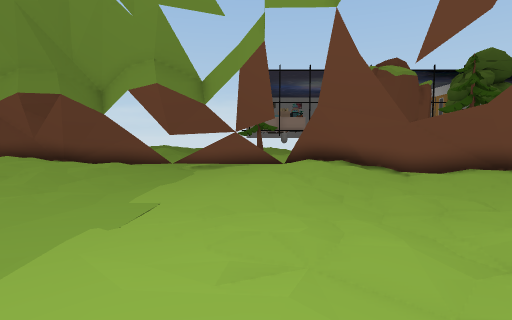
[1] (above)

16 first-person views from a walk through a 3-D level made in the Unity game engine. The camera is 1.2 m above the floor, tilts 4° down and sees 80° across. The floor is counted in squares, 1 m on a side. Each view is taken from the middle of a square. On the plan, view 1 faces up. The plan holds only what a view shows up to about 13 squares ahead; the rest is blank. The place goes on beyond the plan. Some surface patterns are stand-ins.

[2]
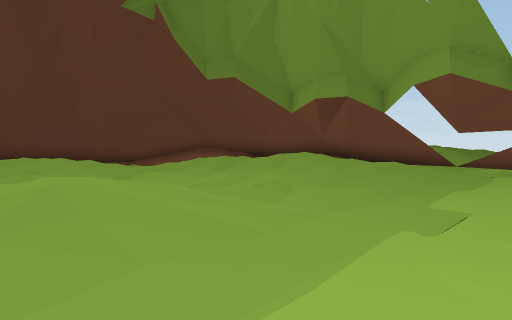

[3]
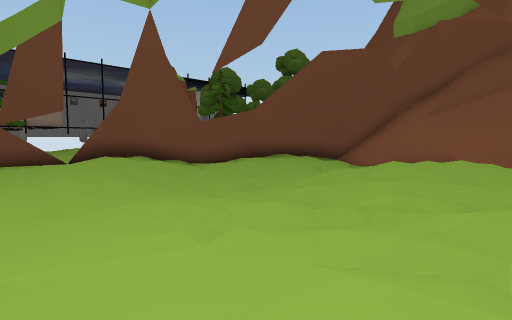

[4]
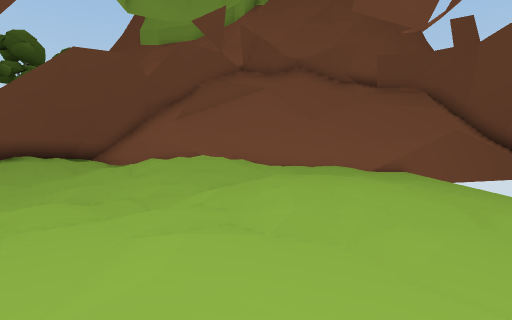

[5]
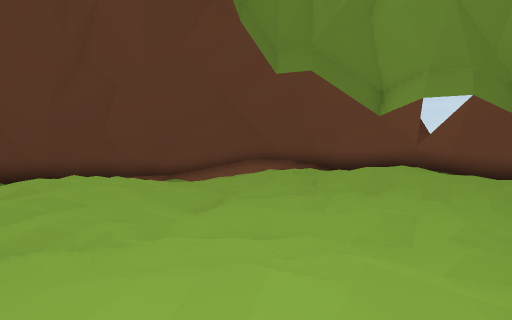

[6]
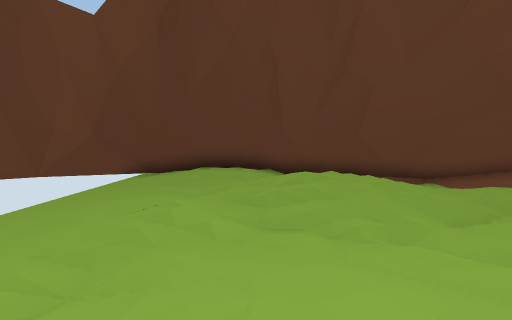

[7]
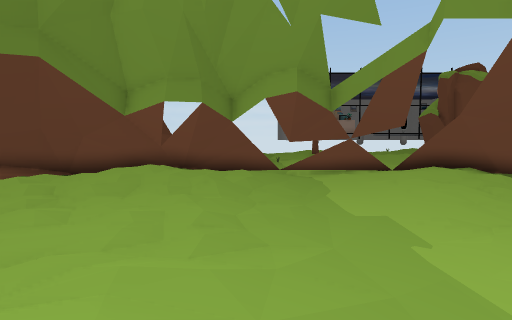

[8]
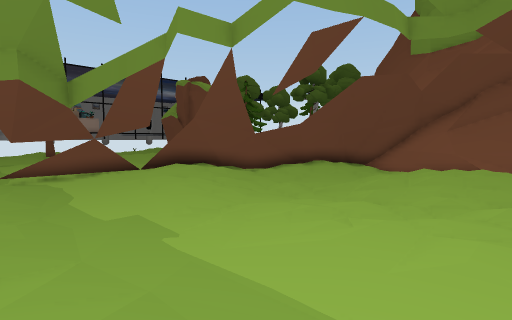

[9]
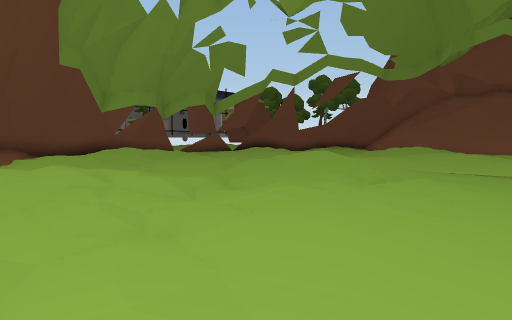

[10]
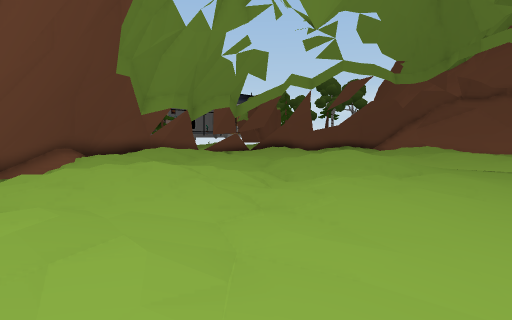

[11]
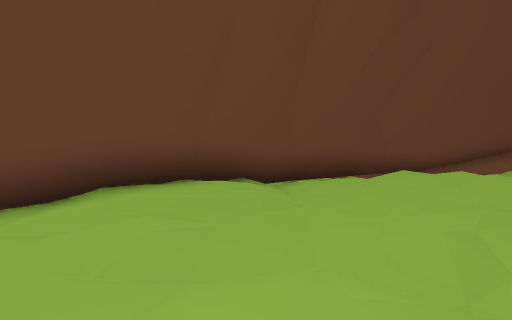

[12]
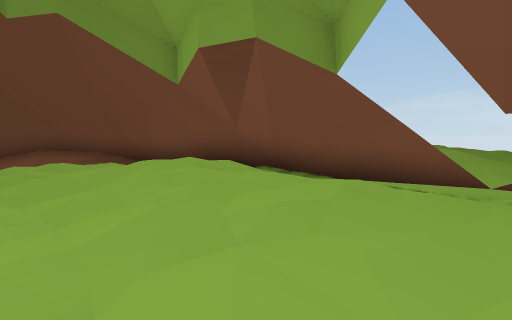

[13]
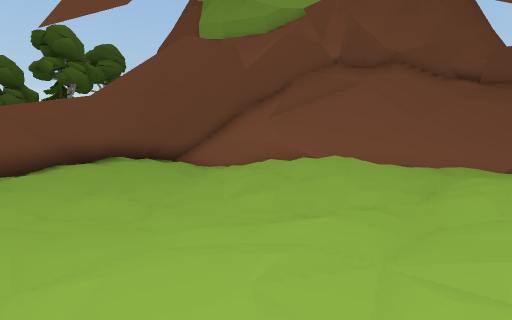

[14]
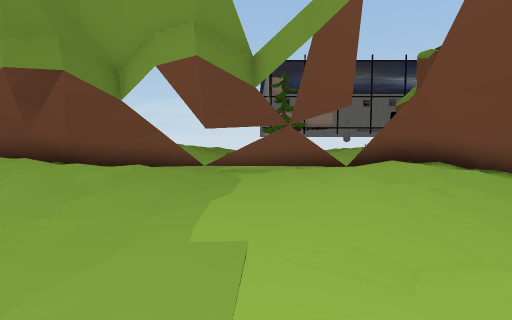

[15]
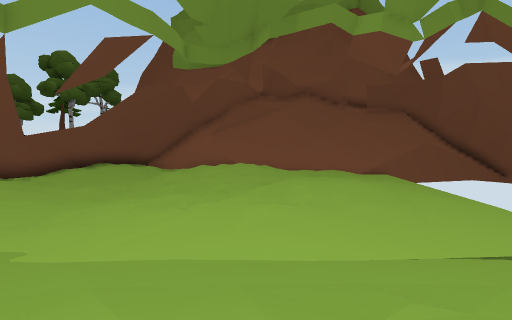

[16]
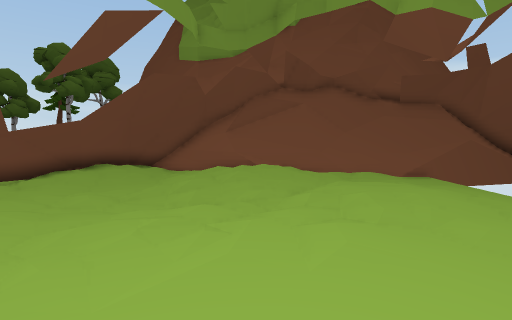

### Floor plan
Key: @ floor where view 1 was taken; # wall or solid block; x gap in a wall; . main floor; : floor 0.25 m higher than the main floor; - floor 0.25 m lower than the main floor; + floor 0.5 m higher than the main floor; / step, stairs or slope; = window, fence, low wall or low ledge; ^ raised ledge.
Columns run from 18 left of view 1 to 11 right of it. Each row starts with its distance up from view 1.
 15      ##     ^^^^^ ^^^
 14             ^^^^^#^^
 13           ^^#^^###x ^^
 12       =^=####:.--.. #=^ ^
 11      =#####:::.--..:####^
 10     =##:++++::.--...::.###
  9     ##:::+/::..--.......###^^
  8    =#:::/::...---.../---..###^
  7   ##.......:...---..----....##
  6   ##../-..:.:.------------.-##
  5   #........:..---------.//./#
  4  ##::/://......---..-/.::/:##
  3  ##:::/.../://.--....-./:: =#
  2  #::+::.//::+/.--..../:/:+ =#
  1  #:/:/:...:++//--..././:++:##
  0  #./::/.../:+/.--.@.::..::.##
 -1 ##:./......://.--...:::..//##
 -2 ##..... .......---.::::..../#
 -3 #..............- -...:...../#
 -4 #...--.......--  .......---/#
 -5 #---------        ---------/#
 -6 #                           #

Where each view was taken, in squares from view 1:
view 1: 0 up, 0 right, facing up
view 2: 0 up, 1 left, facing up-left
view 3: 0 up, 2 left, facing up-right
view 4: 0 up, 3 left, facing right
view 5: 0 up, 5 left, facing up-left
view 6: 0 up, 5 left, facing left
view 7: 0 up, 5 left, facing up
view 8: 0 up, 5 left, facing up-right
view 9: 5 down, 15 left, facing up-right
view 10: 5 down, 17 left, facing up-right
view 11: 4 down, 13 left, facing up-left
view 12: 7 up, 3 left, facing up-left
view 13: 4 up, 2 left, facing right
view 14: 3 up, 2 left, facing up
view 15: 1 up, 7 left, facing right
view 16: 2 up, 5 left, facing right
